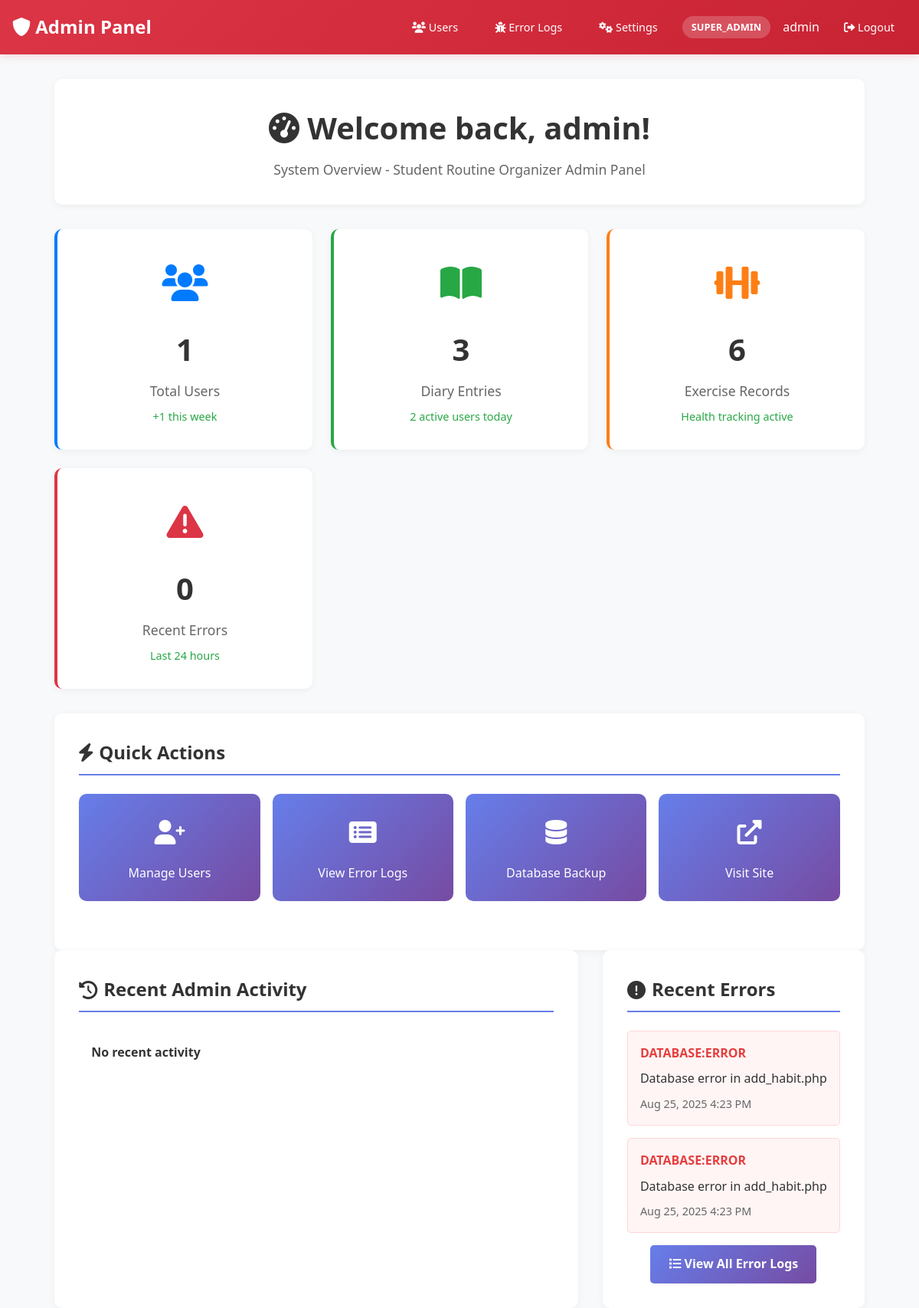
The page /admin/dashboard.php (signed in) on the database as committed earlier.
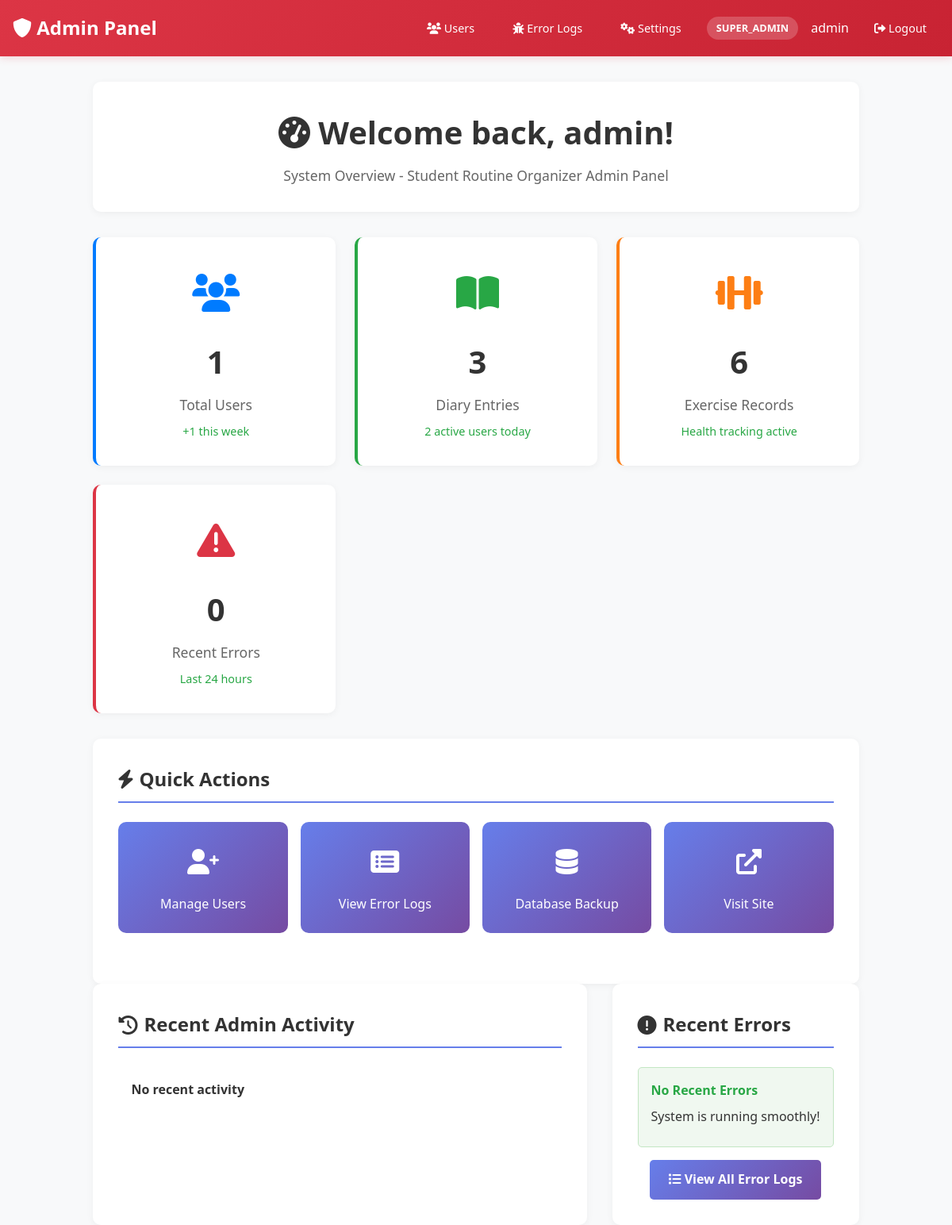
The same page on the database as committed later.
### tables this page shows
CREATE TABLE `error_logs` (
  `log_id` int(11) NOT NULL,
  `user_id` int(11) DEFAULT NULL,
  `error_type` varchar(50) NOT NULL,
  `error_message` text NOT NULL,
  `error_file` varchar(500) DEFAULT NULL,
  `error_line` int(11) DEFAULT NULL,
  `stack_trace` text DEFAULT NULL,
  `request_uri` varchar(500) DEFAULT NULL,
  `user_agent` varchar(500) DEFAULT NULL,
  `ip_address` varchar(45) DEFAULT NULL,
  `created_at` timestamp NOT NULL DEFAULT current_timestamp()
);

### config/database.php (called while the page is built, shortened)
<?php
class Database {
    private $host = "localhost";
    private $username = "root";
    private $password = "";
    private $database = "student_routine_db";
    public $connection;
    public function __construct() {
        $this->connection = null;
        try {
            $this->connection = new PDO(
                "mysql:host=" . $this->host . ";dbname=" . $this->database,
                $this->username,
                $this->password
            );
            $this->connection->setAttribute(PDO::ATTR_ERRMODE, PDO::ERRMODE_EXCEPTION);
        } catch(PDOException $e) {
            echo "Connection error: " . $e->getMessage();
        }
    }
    public function getConnection() {
        return $this->connection;
    }
}
?>

### includes/AdminManager.php (called while the page is built, shortened)
<?php
class AdminManager {
    public function isAuthenticated() {
        return isset($_SESSION['admin_authenticated']) && $_SESSION['admin_authenticated'] === true;
    }
    public function getCurrentAdmin() {
        return [
            'admin_id' => $_SESSION['admin_id'],
            'username' => $_SESSION['admin_username'],
            'email' => $_SESSION['admin_email'],
            'role' => $_SESSION['admin_role'],
            'login_time' => $_SESSION['admin_login_time'],
            'last_activity' => $_SESSION['admin_last_activity']
        ];
    }
}

### admin/dashboard.php (the view, shortened to what the rows shown need)
<?php
require_once '../config/database.php';
require_once '../includes/AdminManager.php';
$db = new Database();
$adminManager = new AdminManager($db->getConnection());
$currentAdmin = $adminManager->getCurrentAdmin();
try {
    $stmt = $db->getConnection()->prepare("
        SELECT * FROM error_logs
        ORDER BY created_at DESC
        LIMIT 5
    ");
    $stmt->execute();
    $recentErrors = $stmt->fetchAll(PDO::FETCH_ASSOC);
} catch (Exception $e) {
    $recentActivity = [];
    $recentErrors = [];
    $activeUsers = 0;
}
?>
<!DOCTYPE html>
<html lang="en">
<head>
    <link rel="stylesheet" href="../css/style.css">
    <link rel="stylesheet" href="https://cdnjs.cloudflare.com/ajax/libs/font-awesome/6.0.0/css/all.min.css">
</head>
<body>
    <main class="admin-main-content">
        <div class="admin-header">
            <h1 class="admin-welcome">
                <i class="fas fa-tachometer-alt"></i>
                Welcome back, <?php echo htmlspecialchars($currentAdmin['username']); ?>!
            </h1>
        </div>
        <div class="admin-section">
            <h2 class="section-title">
                <i class="fas fa-bolt"></i> Quick Actions
            </h2>
        </div>
        <div class="admin-sections">
            <div class="admin-section">
                <h2 class="section-title">
                    <i class="fas fa-history"></i> Recent Admin Activity
                </h2>
            </div>
            <div class="admin-section">
                <h2 class="section-title">
                    <i class="fas fa-exclamation-circle"></i> Recent Errors
                </h2>
                <?php if (!empty($recentErrors)): ?>
                    <?php foreach ($recentErrors as $error): ?>
                        <div class="error-item">
                            <div class="error-type">
                                <?php echo htmlspecialchars($error['error_type']); ?>
                            </div>
                            <div class="error-message">
                                <?php echo htmlspecialchars(substr($error['error_message'], 0, 100)); ?>
                            </div>
                            <div class="error-time">
                                <?php echo date('M j, Y g:i A', strtotime($error['created_at'])); ?>
                            </div>
                        </div>
                    <?php endforeach; ?>
                <?php endif; ?>
            </div>
        </div>
    </main>
</body>
</html>

Rows that differ between the two databases and show on the page:
removed error_logs: error_type "DATABASE:ERROR", error_message "Database error in add_habit.php", created_at "Aug 25, 2025 4:23 PM"
removed error_logs: error_type "DATABASE:ERROR", error_message "Database error in add_habit.php", created_at "Aug 25, 2025 4:23 PM"
Other text that changed with them:
text now shown: "No Recent Errors System is running smoothly!"
